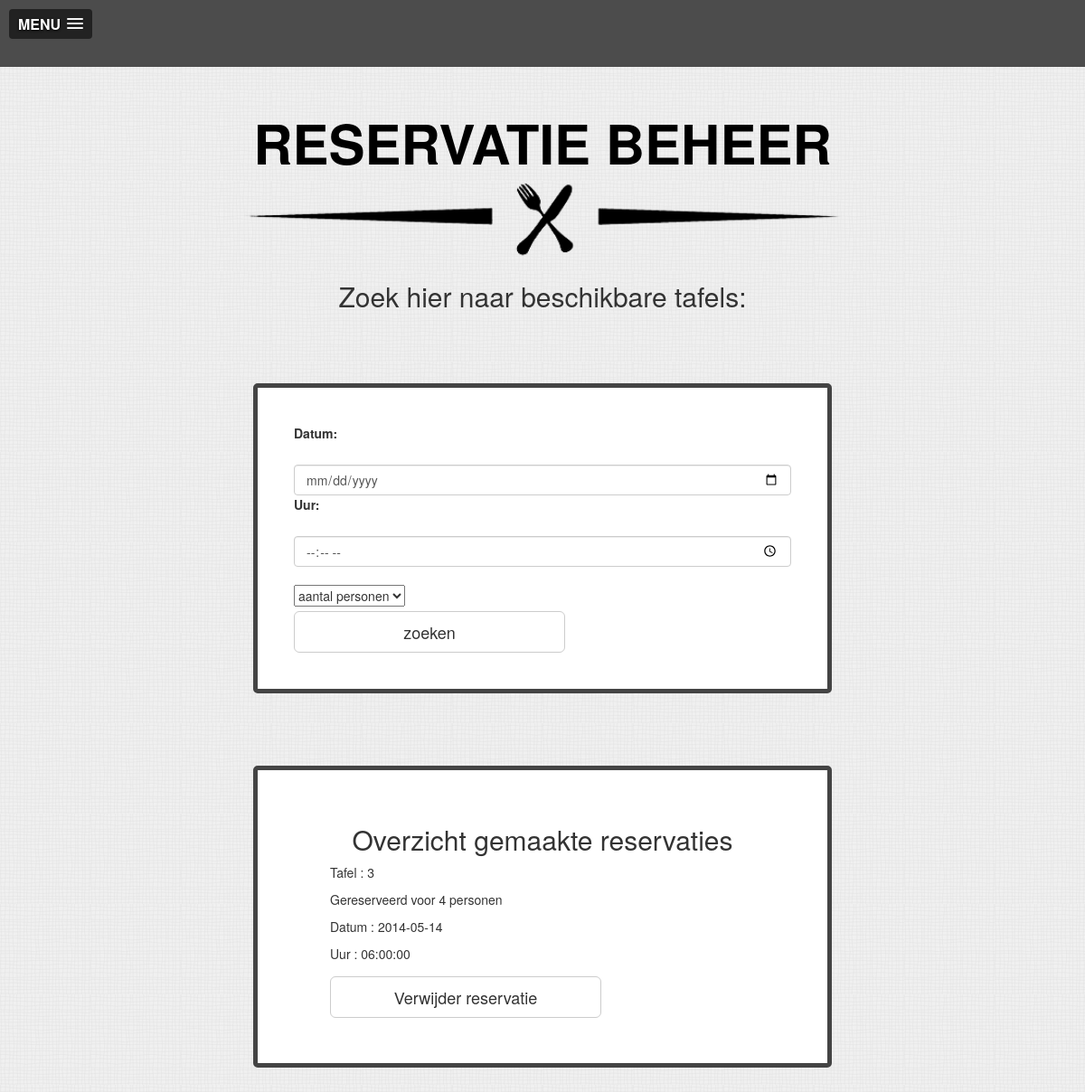
The app's page /reservatiebeheer.php with its own data.
### tables this page shows
CREATE TABLE `reservatie` (
  `id` int(225) NOT NULL AUTO_INCREMENT,
  `Tafelnummer` int(11) NOT NULL,
  `Personen` int(225) NOT NULL,
  `Datum` date NOT NULL,
  `Uur` time NOT NULL,
  PRIMARY KEY (`id`)
);

### classes/reservatie.class.php (called while the page is built, shortened)
<?php
include_once ("db.class.php");
	class Reservatie
	{
			public function GetAll()
			{
				$db = new Database();
				$sql = "select * from reservatie order by Datum";
				return $db->conn->query($sql);
			}
	}
?>

### classes/db.class.php (called while the page is built, shortened)
<?php
	class Database
	{
		private $m_sHost = "localhost";
		private $m_sUser = "root";
		private $m_sPassword = "root";
		private $m_sDatabase = "restoapp";
		public function __construct()
		{
			$this->conn = new mysqli($this->m_sHost, $this->m_sUser, $this->m_sPassword, $this->m_sDatabase);
		}
	}
?>

### reservatiebeheer.php (the view, shortened to what this page needs)
<?php
	include_once('classes/db.class.php');
	include_once('classes/reservatie.class.php');
	$Reservatie = new Reservatie();
?><!doctype html>
<html lang="en">
<head>
	<link rel="stylesheet" href="https://netdna.bootstrapcdn.com/bootstrap/3.1.1/css/bootstrap.min.css">
	<link rel="stylesheet" href="css/style.css">
	<link rel="stylesheet" href="css/slicknav.css">
</head>
<body>
<?php include_once('nav_include.php') ?>
		<section id="wrapper">
<h1>RESERVATIE BEHEER</h1>
	<img src="images/line.png" class="headerline" alt="line"/>
			<h2>Zoek hier naar beschikbare tafels:</h2>
				<section class="blok">
					<form action="" method="post">
						<label for="datum">Datum:</label>
						<input type="date" for="datum" class="form-control" name="datum" required/>
						<label for="uur">Uur:</label>
						<input type="time" for="uur" class="form-control" name="uur"/>
						<select class="select" name="aantal">
						  <option selected disabled value="aantal personen">aantal personen</option>
						</select>
						<input type="submit"  class="btn btn-lg btn-default" name='submitknop' value="zoeken"/>
					</form>
				</section>
				<section class="blok">
					<h2>Overzicht gemaakte reservaties</h2>
						<?php
							 $result = $Reservatie->GetAll();
								echo "<ul class='blok>'";
								foreach ($result as $res)
								{
									echo "<li>";
									echo "<p> Tafel : " . $res['Tafelnummer']."</p>";
									echo "<p> Gereserveerd voor " .$res['Personen']." personen</p>";
									echo "<p> Datum : " .$res['Datum']."</p>";
									echo "<p> Uur : " .$res['Uur']."</p>";
									echo "<form action='' method='post'>";
									echo "<input class='btn btn-lg btn-default' type='submit' name='btn_delete' value='Verwijder reservatie' />";
									echo "</form>";
								}
								echo "</ul>";
						?>
				</section>
		</section>
</body>
</html>

### css/style.css (style rules this page uses)
body { background-image: url(../images/bg.png); }
#wrapper { max-width:800px; margin-left: auto; margin-right: auto; }
h1 { text-align:center; font-size:60px; margin-top:50px; font-weight: bold; color:black; }
h2 { text-align: center; }
.headerline { width:100%; }
.blok { width: 80%; margin: 10%; padding:5%; background-color: white; border: 5px solid #444; border-radius: 5px; }
label { display: inline-block; width:100%; }
select { display: block; }
input[type='submit'] { width:100%; max-width: 300px; margin-right: 10px; margin-top: 5px; }
ul { list-style-type: none; }
.form-control { margin-top: 20px; }
.select { margin-top: 20px; }

### records on screen
reservatie: Tafelnummer "3", Personen "4", Datum "2014-05-14", Uur "06:00:00"
